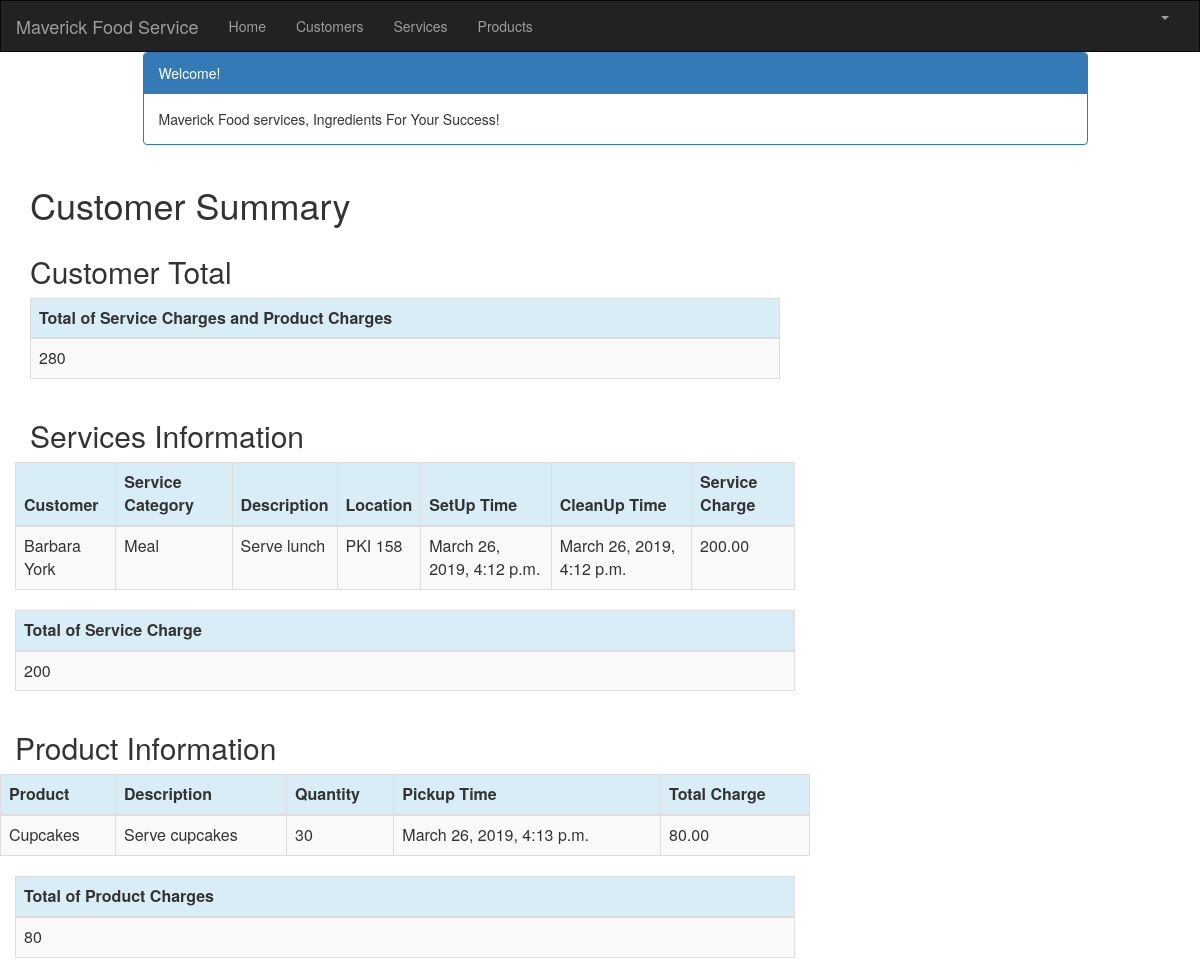
The page /customer/1/summary/ (signed in) on the database its author committed.
### crm/models.py (models this page shows, shortened)
class Service(models.Model):
    cust_name = models.ForeignKey(Customer, on_delete=models.CASCADE, related_name='services')
    service_category = models.CharField(max_length=100)
    description = models.TextField()
    location = models.CharField(max_length=200)
    setup_time = models.DateTimeField(
        default=timezone.now)
    cleanup_time = models.DateTimeField(
        default=timezone.now)
    service_charge = models.DecimalField(max_digits=10, decimal_places=2)
    created_date = models.DateTimeField(
        default=timezone.now)
    updated_date = models.DateTimeField(auto_now_add=True)

class Customer(models.Model):
    cust_name = models.CharField(max_length=50)
    organization = models.CharField(max_length=100, blank=True)
    role = models.CharField(max_length=100)
    email = models.EmailField(max_length=100)
    bldgroom = models.CharField(max_length=100)
    address = models.CharField(max_length=200)
    account_number = models.IntegerField(blank=False, null=False)
    city = models.CharField(max_length=50)
    state = models.CharField(max_length=50)
    zipcode = models.CharField(max_length=10)
    phone_number = models.CharField(max_length=50)
    created_date = models.DateTimeField(
        default=timezone.now)
    updated_date = models.DateTimeField(auto_now_add=True)
    def __str__(self):
        return str(self.cust_name)

class Product(models.Model):
    cust_name = models.ForeignKey(Customer, on_delete=models.CASCADE, related_name='products')
    product = models.CharField(max_length=100)
    p_description = models.TextField()
    quantity = models.IntegerField()
    pickup_time = models.DateTimeField(
        default=timezone.now)
    charge = models.DecimalField(max_digits=10, decimal_places=2)
    created_date = models.DateTimeField(
        default=timezone.now)
    updated_date = models.DateTimeField(auto_now_add=True)

### crm/views.py (the view)
# urls.py: path('customer/<int:pk>/summary/', views.summary, name='summary'),
@login_required
def summary(request, pk):
    customer = get_object_or_404(Customer, pk=pk)
    customers = Customer.objects.filter(created_date__lte=timezone.now())
    services = Service.objects.filter(cust_name=pk)
    products = Product.objects.filter(cust_name=pk)
    sum_service_charge = Service.objects.filter(cust_name=pk).aggregate(Sum('service_charge'))
    sum_product_charge = Product.objects.filter(cust_name=pk).aggregate(Sum('charge'))
    return render(request, 'crm/summary.html', {'customers': customers,
                                                    'products': products,
                                                    'services': services,
                                                    'sum_service_charge': sum_service_charge,
                                                    'sum_product_charge': sum_product_charge,})

### crm/templates/crm/summary.html
{% extends 'crm/base.html' %}
{% block content %}
{% load staticfiles %}
{% load mathfilters %}
{% load humanize %}
<div class="container">
    <div class="row">
        <div class="col-md-10 col-md-offset-1">
            <div class="panel panel-primary">
                <div class="panel-heading">Welcome!</div>
                <div class="panel-body">
                    Maverick Food services, Ingredients For Your Success!
                </div>
            </div>
        </div>
    </div>
</div>
<div class="row">
    <h1 style="padding-left: 15Px">Customer Summary</h1>
</div>
<div class="row">
    <h2 style="padding-left: 15Px">Customer Total</h2>
</div>
 <table class="table table-striped table-bordered table-hover">
        <thead>
            <tr class="bg-info">
                <th>Total of Service Charges and Product Charges</th>
            </tr>
        </thead>
        <tbody>
            <tr>
                <td>{{ sum_service_charge.service_charge__sum |addition:sum_product_charge.charge__sum|intcomma}}</td>
            </tr>
        </tbody>
    </table>
<div class="row">
    <h2 style="padding-left: 15Px">Services Information</h2>
</div>
<div class="row">
    <table class="table table-striped table-bordered table-hover">
        <thead>
        <tr class="bg-info">
            <th>Customer</th>
            <th>Service Category</th>
            <th>Description</th>
            <th>Location</th>
            <th>SetUp Time</th>
            <th>CleanUp Time</th>
            <th>Service Charge</th>
        </tr>
        </thead>
        <tbody>
        {% for service in services %}
            <tr>
                <td>{{ service.cust_name }}</td>
                <td>{{ service.service_category }}</td>
                <td>{{ service.description }}</td>
                <td>{{ service.location }}</td>
                <td>{{ service.setup_time }}</td>
                <td>{{ service.cleanup_time }}
                <td>{{ service.service_charge|intcomma}}</td>
             </tr>
        {% endfor %}
        </tbody>
    </table>
    <table class="table table-striped table-bordered table-hover">
        <thead>
            <tr class="bg-info">
                <th>Total of Service Charge</th>
            </tr>
        </thead>
        <tbody>
            <tr>
                <td>{{ sum_service_charge.service_charge__sum|intcomma }}</td>
            </tr>
        </tbody>
    </table>
    <div class="row">
        <h2 style="padding-left: 15Px">Product Information</h2>
    </div>
    <div class="row">
        <table class="table table-striped table-bordered table-hover">
            <thead>
            <tr class="bg-info">
                <th>Product</th>
                <th>Description</th>
                <th>Quantity</th>
                <th>Pickup Time</th>
                <th>Total Charge</th>
            </tr>
            </thead>
            <tbody>
            {% for product in products %}
                <tr>
                    <td>{{ product.product }}</td>
                    <td>{{ product.p_description }}</td>
                    <td>{{ product.quantity|intcomma }}</td>
                    <td>{{ product.pickup_time }}</td>
                    <td>{{ product.charge|intcomma }}</td>
                </tr>
            {% endfor %}
            </tbody>
        </table>
    </div>
        <table class="table table-striped table-bordered table-hover">
        <thead>
            <tr class="bg-info">
                <th>Total of Product Charges</th>
            </tr>
        </thead>
        <tbody>
            <tr>
                <td>{{ sum_product_charge.charge__sum|intcomma }}</td>
            </tr>
        </tbody>
    </table>
</div>
{% endblock %}

### rows shown on the page
Service: cust_name "Barbara York", service_category "Meal", description "Serve lunch", location "PKI 158", setup_time "March 26, 2019, 4:12 p.m.", cleanup_time "March 26, 2019, 4:12 p.m.", service_charge "200.00"
Product: product "Cupcakes", p_description "Serve cupcakes", quantity "30", pickup_time "March 26, 2019, 4:13 p.m.", charge "80.00"

### other values the page prints
{{ sum_service_charge.service_charge__sum|intcomma }} "200"
{{ sum_product_charge.charge__sum|intcomma }} "80"
